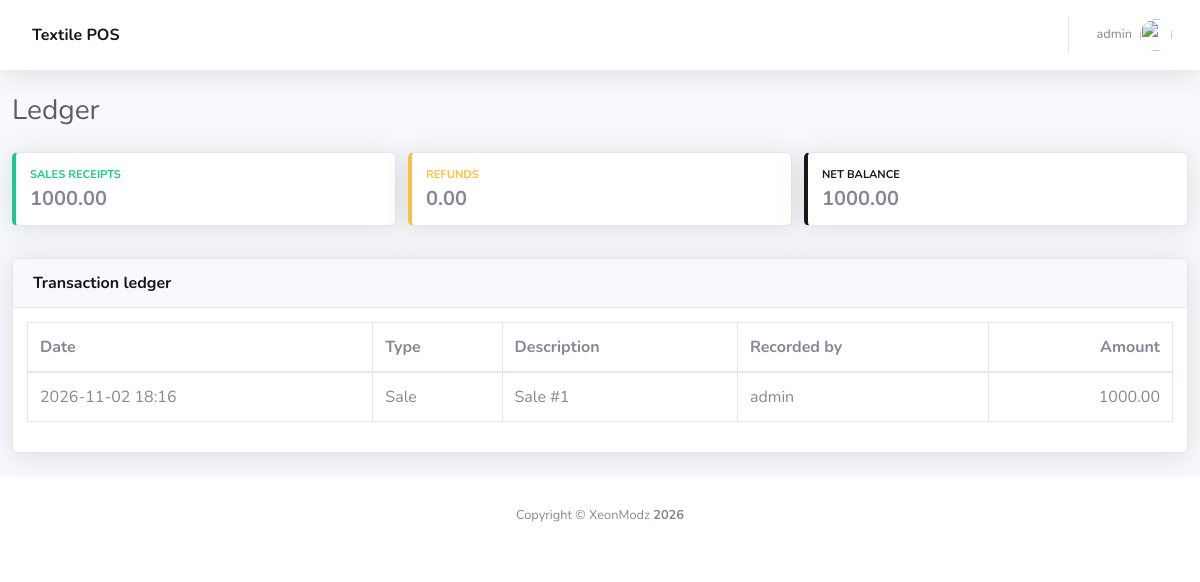
Page /manage/ledger/ (signed in) on the committed database.
### operations/models.py (models this page shows, shortened)
class LedgerEntry(models.Model):
    SALE = "SALE"
    RETURN = "RETURN"
    ENTRY_TYPES = ((SALE, "Sale"), (RETURN, "Return"))
    entry_type = models.CharField(max_length=12, choices=ENTRY_TYPES)
    amount = models.FloatField()
    description = models.CharField(max_length=240)
    sale = models.ForeignKey(
        Sale, on_delete=models.SET_NULL, null=True, blank=True, related_name="ledger_entries")
    product_return = models.OneToOneField(
        ProductReturn, on_delete=models.SET_NULL, null=True, blank=True,
        related_name="ledger_entry")
    created_by = models.ForeignKey(
        settings.AUTH_USER_MODEL, on_delete=models.SET_NULL, null=True, blank=True)
    created_at = models.DateTimeField(default=timezone.now)
    class Meta:
        ordering = ["-created_at", "-pk"]

### operations/views.py (the view)
# urls.py: path("ledger/", views.ledger_view, name="ledger"),
@admin_required
def ledger_view(request):
    entries = LedgerEntry.objects.select_related("created_by", "sale")
    totals = entries.aggregate(
        sales=Coalesce(Sum("amount", filter=Q(entry_type=LedgerEntry.SALE)), 0.0),
        refunds=Coalesce(Sum("amount", filter=Q(entry_type=LedgerEntry.RETURN)), 0.0),
    )
    return render(request, "operations/ledger.html", {
        "active_icon": "ledger",
        "entries": entries[:200],
        "sales_total": totals["sales"],
        "refund_total": totals["refunds"],
        "net_total": totals["sales"] + totals["refunds"],
    })

### templates/operations/ledger.html (shortened to what this page needs)
{% extends "pos/base.html" %}
{% block heading %}Ledger{% endblock %}
{% block content %}
<div class="row mb-3">
    <div class="col-md-4 mb-3"><div class="card border-left-success shadow h-100"><div class="card-body"><div class="text-xs font-weight-bold text-success text-uppercase mb-1">Sales receipts</div><div class="h5 mb-0 font-weight-bold">{{ sales_total|floatformat:2 }}</div></div></div></div>
    <div class="col-md-4 mb-3"><div class="card border-left-warning shadow h-100"><div class="card-body"><div class="text-xs font-weight-bold text-warning text-uppercase mb-1">Refunds</div><div class="h5 mb-0 font-weight-bold">{{ refund_total|floatformat:2 }}</div></div></div></div>
    <div class="col-md-4 mb-3"><div class="card border-left-primary shadow h-100"><div class="card-body"><div class="text-xs font-weight-bold text-primary text-uppercase mb-1">Net balance</div><div class="h5 mb-0 font-weight-bold">{{ net_total|floatformat:2 }}</div></div></div></div>
</div>
<div class="card shadow mb-4">
    <div class="card-header font-weight-bold text-primary">Transaction ledger</div>
    <div class="card-body table-responsive">
        <table class="table table-bordered">
            <thead><tr><th>Date</th><th>Type</th><th>Description</th><th>Recorded by</th><th class="text-right">Amount</th></tr></thead>
            <tbody>{% for entry in entries %}
            <tr><td>{{ entry.created_at|date:"Y-m-d H:i" }}</td><td>{{ entry.get_entry_type_display }}</td><td>{{ entry.description }}</td><td>{{ entry.created_by|default:"—" }}</td><td class="text-right">{{ entry.amount|floatformat:2 }}</td></tr>
            {% empty %}<tr><td colspan="5" class="text-center">No transactions recorded.</td></tr>{% endfor %}</tbody>
        </table>
    </div>
</div>
{% endblock %}

### templates/pos/navbar.html (shortened to what this page needs)
{% load static %}
<nav class="navbar navbar-expand navbar-light bg-white topbar mb-4 static-top shadow">
    <span class="mobile-brand">Textile POS</span>
    <button id="{% if request.session.mobile_admin %}mobileSidebarToggle{% else %}sidebarToggleTop{% endif %}"
        class="btn btn-link d-md-none rounded-circle mr-3">
        <i class="fa fa-bars"></i>
    </button>
    <ul class="navbar-nav ml-auto">
        <li class="nav-item dropdown no-arrow">
            <a class="nav-link dropdown-toggle" href="#" id="userDropdown" role="button"
                data-toggle="dropdown" aria-haspopup="true" aria-expanded="false">
                <span class="mr-2 d-none d-lg-inline text-gray-600 small">{{request.user.username}}</span>
                <img class="img-profile rounded-circle"
                    src="{% static 'img/undraw_profile.svg' %}">
            </a>
        </li>
    </ul>
</nav>

### static/css/pos-app.css (style rules this page uses)
.mobile-brand { display: none; }
.mobile-admin .topbar { position: sticky; top: 0; z-index: 1020; min-height: 58px; }
.mobile-admin #mobileSidebarToggle { display: inline-flex !important; align-items: center; justify-content: center; color: #171717; }
.mobile-admin .mobile-brand { display: inline-block !important; margin-left: 16px; color: #171717; font-size: 16px; font-weight: 700; }
.mobile-admin .table-responsive { -webkit-overflow-scrolling: touch; }
.mobile-admin .card-body { padding: 14px; }
.mobile-admin .row { margin-right: -6px; margin-left: -6px; }
.mobile-admin .row > [class*="col-"] { padding-right: 6px; padding-left: 6px; }
.mobile-admin .table-responsive { max-width: 100%; }
.mobile-admin .form-control, .mobile-admin .btn { min-height: 40px; }
body { --pos-black: #171717; --pos-charcoal: #2b2b2b; --pos-gray: #6b7280; --pos-light-gray: #e5e7eb; --pos-paper: #fff; --blue: #171717; --primary: #171717; --info: #6b7280; }
.btn-link, .btn-link:hover, .btn-link:focus { color: var(--pos-black) !important; }
.text-primary, a.text-primary, a:not(.btn):not(.dropdown-item):not(.nav-link):not(.sidebar-brand):not(.mobile-menu-link), .mobile-admin .mobile-brand { color: var(--pos-black) !important; }
.border-left-primary { border-left-color: var(--pos-black) !important; }

### rows in the picture
LedgerEntry: created_at "2026-11-02 18:16", entry_type "Sale", description "Sale #1", created_by "admin", amount "1000.00"

### other values in the picture
{{ request.user.username }} "admin"
{{ sales_total|floatformat:2 }} "1000.00"
{{ refund_total|floatformat:2 }} "0.00"
{{ net_total|floatformat:2 }} "1000.00"
